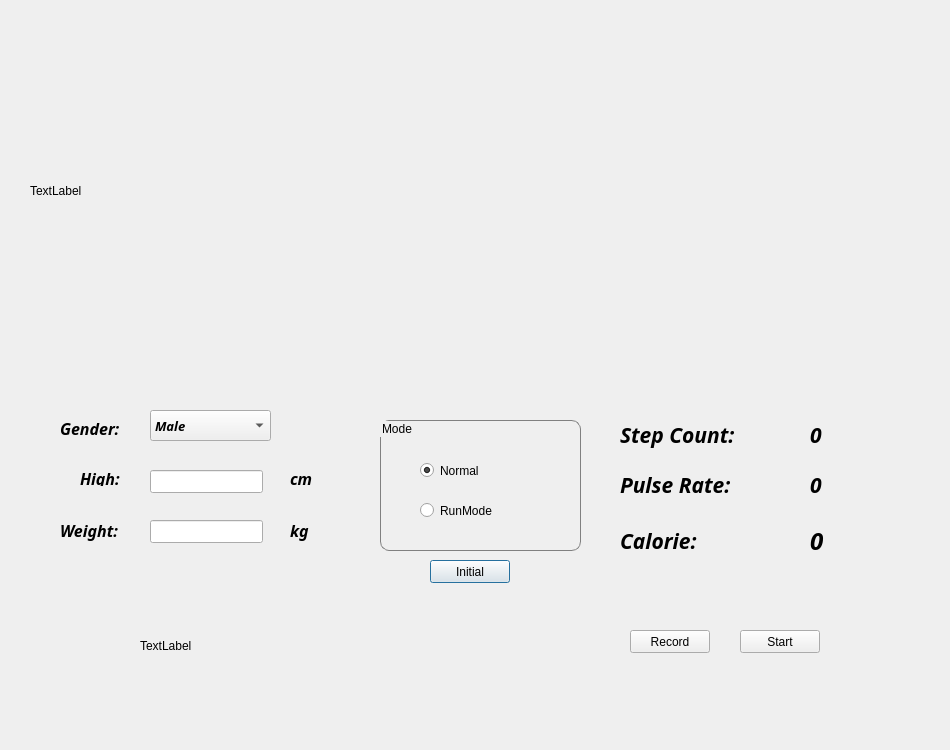
<?xml version="1.0" encoding="UTF-8"?>
<ui version="4.0">
 <class>Dialog</class>
 <widget class="QDialog" name="Dialog">
  <property name="geometry">
   <rect>
    <x>0</x>
    <y>0</y>
    <width>950</width>
    <height>750</height>
   </rect>
  </property>
  <property name="windowTitle">
   <string>Dialog</string>
  </property>
  <widget class="QLabel" name="label">
   <property name="geometry">
    <rect>
     <x>30</x>
     <y>30</y>
     <width>371</width>
     <height>321</height>
    </rect>
   </property>
   <property name="text">
    <string>TextLabel</string>
   </property>
  </widget>
  <widget class="QCustomPlot" name="customPlot_1" native="true">
   <property name="geometry">
    <rect>
     <x>440</x>
     <y>30</y>
     <width>461</width>
     <height>151</height>
    </rect>
   </property>
  </widget>
  <widget class="QCustomPlot" name="customPlot_2" native="true">
   <property name="geometry">
    <rect>
     <x>440</x>
     <y>200</y>
     <width>461</width>
     <height>151</height>
    </rect>
   </property>
  </widget>
  <widget class="QComboBox" name="GenderChooice">
   <property name="geometry">
    <rect>
     <x>150</x>
     <y>410</y>
     <width>121</width>
     <height>31</height>
    </rect>
   </property>
   <property name="font">
    <font>
     <family>Purisa</family>
     <pointsize>10</pointsize>
     <weight>75</weight>
     <italic>true</italic>
     <bold>true</bold>
    </font>
   </property>
   <property name="styleSheet">
    <string notr="true">selection-color: rgb(255, 237, 210);</string>
   </property>
   <item>
    <property name="text">
     <string>Male</string>
    </property>
   </item>
   <item>
    <property name="text">
     <string>Female</string>
    </property>
   </item>
  </widget>
  <widget class="QLabel" name="CalorieShow">
   <property name="geometry">
    <rect>
     <x>810</x>
     <y>530</y>
     <width>101</width>
     <height>21</height>
    </rect>
   </property>
   <property name="font">
    <font>
     <family>Purisa</family>
     <pointsize>18</pointsize>
     <weight>75</weight>
     <italic>true</italic>
     <bold>true</bold>
    </font>
   </property>
   <property name="text">
    <string>0</string>
   </property>
  </widget>
  <widget class="QLabel" name="gender">
   <property name="geometry">
    <rect>
     <x>60</x>
     <y>420</y>
     <width>71</width>
     <height>16</height>
    </rect>
   </property>
   <property name="font">
    <font>
     <family>Purisa</family>
     <pointsize>12</pointsize>
     <weight>75</weight>
     <italic>true</italic>
     <bold>true</bold>
    </font>
   </property>
   <property name="text">
    <string>Gender:</string>
   </property>
  </widget>
  <widget class="QLabel" name="high">
   <property name="geometry">
    <rect>
     <x>80</x>
     <y>470</y>
     <width>71</width>
     <height>16</height>
    </rect>
   </property>
   <property name="font">
    <font>
     <family>Purisa</family>
     <pointsize>12</pointsize>
     <weight>75</weight>
     <italic>true</italic>
     <bold>true</bold>
    </font>
   </property>
   <property name="text">
    <string>High:</string>
   </property>
  </widget>
  <widget class="QLabel" name="high_2">
   <property name="geometry">
    <rect>
     <x>60</x>
     <y>520</y>
     <width>71</width>
     <height>21</height>
    </rect>
   </property>
   <property name="font">
    <font>
     <family>Purisa</family>
     <pointsize>12</pointsize>
     <weight>75</weight>
     <italic>true</italic>
     <bold>true</bold>
    </font>
   </property>
   <property name="text">
    <string>Weight:</string>
   </property>
  </widget>
  <widget class="QLabel" name="carolie">
   <property name="geometry">
    <rect>
     <x>620</x>
     <y>525</y>
     <width>121</width>
     <height>31</height>
    </rect>
   </property>
   <property name="font">
    <font>
     <family>Purisa</family>
     <pointsize>16</pointsize>
     <weight>75</weight>
     <italic>true</italic>
     <bold>true</bold>
    </font>
   </property>
   <property name="text">
    <string>Calorie:</string>
   </property>
  </widget>
  <widget class="QLabel" name="cm">
   <property name="geometry">
    <rect>
     <x>290</x>
     <y>470</y>
     <width>71</width>
     <height>16</height>
    </rect>
   </property>
   <property name="font">
    <font>
     <family>Purisa</family>
     <pointsize>12</pointsize>
     <weight>75</weight>
     <italic>true</italic>
     <bold>true</bold>
    </font>
   </property>
   <property name="text">
    <string>cm</string>
   </property>
  </widget>
  <widget class="QLabel" name="kg">
   <property name="geometry">
    <rect>
     <x>290</x>
     <y>520</y>
     <width>71</width>
     <height>21</height>
    </rect>
   </property>
   <property name="font">
    <font>
     <family>Purisa</family>
     <pointsize>12</pointsize>
     <weight>75</weight>
     <italic>true</italic>
     <bold>true</bold>
    </font>
   </property>
   <property name="text">
    <string>kg</string>
   </property>
  </widget>
  <widget class="QLineEdit" name="High">
   <property name="geometry">
    <rect>
     <x>150</x>
     <y>470</y>
     <width>113</width>
     <height>23</height>
    </rect>
   </property>
   <property name="font">
    <font>
     <family>Purisa</family>
     <pointsize>10</pointsize>
     <weight>75</weight>
     <italic>true</italic>
     <bold>true</bold>
    </font>
   </property>
  </widget>
  <widget class="QLineEdit" name="Weight">
   <property name="geometry">
    <rect>
     <x>150</x>
     <y>520</y>
     <width>113</width>
     <height>23</height>
    </rect>
   </property>
   <property name="font">
    <font>
     <family>Purisa</family>
     <pointsize>10</pointsize>
     <weight>75</weight>
     <italic>true</italic>
     <bold>true</bold>
    </font>
   </property>
  </widget>
  <widget class="QWidget" name="Back" native="true">
   <property name="geometry">
    <rect>
     <x>0</x>
     <y>0</y>
     <width>950</width>
     <height>751</height>
    </rect>
   </property>
  </widget>
  <widget class="QGroupBox" name="groupBox">
   <property name="geometry">
    <rect>
     <x>380</x>
     <y>420</y>
     <width>201</width>
     <height>131</height>
    </rect>
   </property>
   <property name="focusPolicy">
    <enum>Qt::NoFocus</enum>
   </property>
   <property name="autoFillBackground">
    <bool>false</bool>
   </property>
   <property name="styleSheet">
    <string notr="true">QGroupBox {
    border: 1px solid gray;
    border-radius: 9px;
    margin-top: 0.5em;
}</string>
   </property>
   <property name="title">
    <string>Mode</string>
   </property>
   <property name="alignment">
    <set>Qt::AlignLeading|Qt::AlignLeft|Qt::AlignVCenter</set>
   </property>
   <property name="flat">
    <bool>false</bool>
   </property>
   <property name="checkable">
    <bool>false</bool>
   </property>
   <widget class="QRadioButton" name="radioNormal">
    <property name="geometry">
     <rect>
      <x>40</x>
      <y>40</y>
      <width>100</width>
      <height>21</height>
     </rect>
    </property>
    <property name="text">
     <string>Normal</string>
    </property>
    <property name="checked">
     <bool>true</bool>
    </property>
   </widget>
   <widget class="QRadioButton" name="radioRun">
    <property name="geometry">
     <rect>
      <x>40</x>
      <y>80</y>
      <width>100</width>
      <height>21</height>
     </rect>
    </property>
    <property name="text">
     <string>RunMode</string>
    </property>
   </widget>
  </widget>
  <widget class="QLabel" name="stepcntLabel">
   <property name="geometry">
    <rect>
     <x>620</x>
     <y>410</y>
     <width>181</width>
     <height>51</height>
    </rect>
   </property>
   <property name="font">
    <font>
     <family>Purisa</family>
     <pointsize>12</pointsize>
     <weight>75</weight>
     <italic>true</italic>
     <bold>true</bold>
    </font>
   </property>
   <property name="text">
    <string>&lt;html&gt;&lt;head/&gt;&lt;body&gt;&lt;p&gt;&lt;span style=&quot; font-size:16pt; font-weight:600;&quot;&gt;Step Count:&lt;/span&gt;&lt;/p&gt;&lt;/body&gt;&lt;/html&gt;</string>
   </property>
  </widget>
  <widget class="QLabel" name="heartrateLabel">
   <property name="geometry">
    <rect>
     <x>620</x>
     <y>470</y>
     <width>151</width>
     <height>31</height>
    </rect>
   </property>
   <property name="font">
    <font>
     <family>Purisa</family>
     <pointsize>12</pointsize>
     <weight>75</weight>
     <italic>true</italic>
     <bold>true</bold>
    </font>
   </property>
   <property name="text">
    <string>&lt;html&gt;&lt;head/&gt;&lt;body&gt;&lt;p&gt;&lt;span style=&quot; font-size:16pt; font-weight:600;&quot;&gt;Pulse Rate:&lt;/span&gt;&lt;/p&gt;&lt;/body&gt;&lt;/html&gt;</string>
   </property>
  </widget>
  <widget class="QLabel" name="Stepcnt">
   <property name="geometry">
    <rect>
     <x>810</x>
     <y>420</y>
     <width>121</width>
     <height>31</height>
    </rect>
   </property>
   <property name="font">
    <font>
     <family>Purisa</family>
     <pointsize>18</pointsize>
     <weight>75</weight>
     <italic>true</italic>
     <bold>true</bold>
    </font>
   </property>
   <property name="text">
    <string>&lt;html&gt;&lt;head/&gt;&lt;body&gt;&lt;p&gt;&lt;span style=&quot; font-size:16pt;&quot;&gt;0&lt;/span&gt;&lt;/p&gt;&lt;/body&gt;&lt;/html&gt;</string>
   </property>
  </widget>
  <widget class="QPushButton" name="InitBtn">
   <property name="geometry">
    <rect>
     <x>430</x>
     <y>560</y>
     <width>80</width>
     <height>23</height>
    </rect>
   </property>
   <property name="text">
    <string>Initial</string>
   </property>
  </widget>
  <widget class="QLabel" name="Heartrate">
   <property name="geometry">
    <rect>
     <x>810</x>
     <y>470</y>
     <width>121</width>
     <height>31</height>
    </rect>
   </property>
   <property name="font">
    <font>
     <family>Purisa</family>
     <pointsize>18</pointsize>
     <weight>75</weight>
     <italic>true</italic>
     <bold>true</bold>
    </font>
   </property>
   <property name="text">
    <string>&lt;html&gt;&lt;head/&gt;&lt;body&gt;&lt;p&gt;&lt;span style=&quot; font-size:16pt;&quot;&gt;0&lt;/span&gt;&lt;/p&gt;&lt;/body&gt;&lt;/html&gt;</string>
   </property>
  </widget>
  <widget class="QPushButton" name="Record_btn">
   <property name="geometry">
    <rect>
     <x>630</x>
     <y>630</y>
     <width>80</width>
     <height>23</height>
    </rect>
   </property>
   <property name="text">
    <string>Record</string>
   </property>
  </widget>
  <widget class="QPushButton" name="Record_Start_btn">
   <property name="geometry">
    <rect>
     <x>740</x>
     <y>630</y>
     <width>80</width>
     <height>23</height>
    </rect>
   </property>
   <property name="text">
    <string>Start</string>
   </property>
  </widget>
  <widget class="QLabel" name="test_label">
   <property name="geometry">
    <rect>
     <x>140</x>
     <y>610</y>
     <width>171</width>
     <height>71</height>
    </rect>
   </property>
   <property name="text">
    <string>TextLabel</string>
   </property>
  </widget>
  <zorder>Back</zorder>
  <zorder>kg</zorder>
  <zorder>customPlot_2</zorder>
  <zorder>label</zorder>
  <zorder>cm</zorder>
  <zorder>gender</zorder>
  <zorder>GenderChooice</zorder>
  <zorder>high</zorder>
  <zorder>High</zorder>
  <zorder>customPlot_1</zorder>
  <zorder>Weight</zorder>
  <zorder>high_2</zorder>
  <zorder>carolie</zorder>
  <zorder>CalorieShow</zorder>
  <zorder>groupBox</zorder>
  <zorder>stepcntLabel</zorder>
  <zorder>heartrateLabel</zorder>
  <zorder>Stepcnt</zorder>
  <zorder>InitBtn</zorder>
  <zorder>Heartrate</zorder>
  <zorder>Record_btn</zorder>
  <zorder>Record_Start_btn</zorder>
  <zorder>test_label</zorder>
 </widget>
 <layoutdefault spacing="6" margin="11"/>
 <customwidgets>
  <customwidget>
   <class>QCustomPlot</class>
   <extends>QWidget</extends>
   <header location="global">qcustomplot.h</header>
   <container>1</container>
  </customwidget>
 </customwidgets>
 <resources/>
 <connections/>
</ui>
